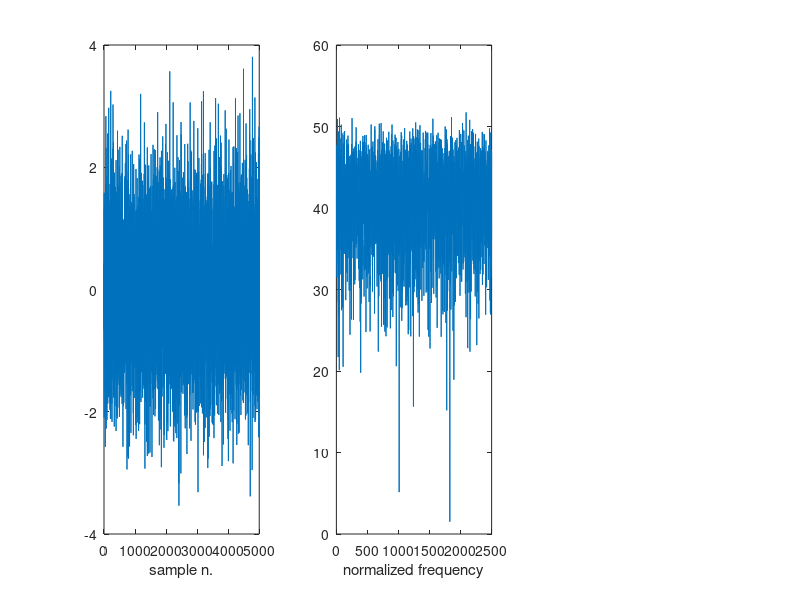

This chart was generated by the following MATLAB code:
clf
clear all
pkg load signal

n = 5e3;
x = randn(1, n);

ft = abs(fft(x));
ft = ft(1:n/2) .* 2;
ft = mag2db(ft);


subplot(1, 3, 1);
plot(x)
xlabel('sample n.');

subplot(1, 3, 2);
plot(ft)
xlabel('normalized frequency');


